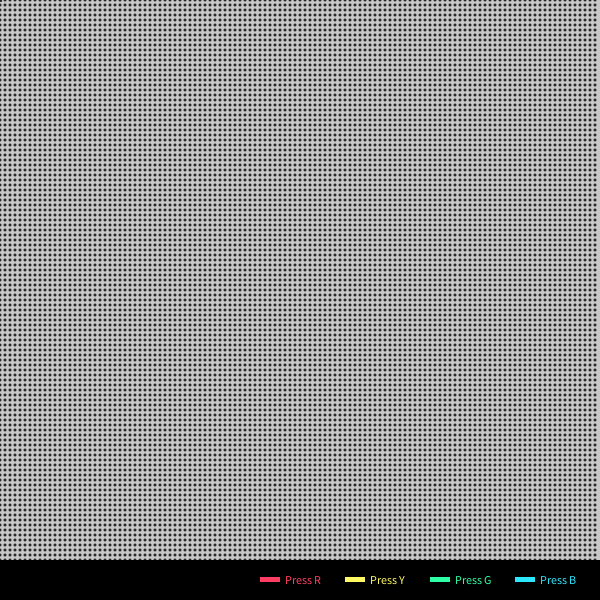
Frame 1 (no input)
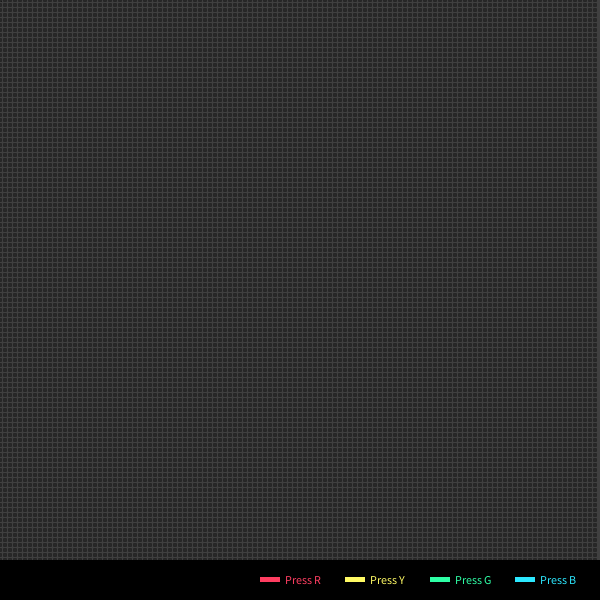
Frame 60 (the mouse pressed at the canvas centre just before this capture)
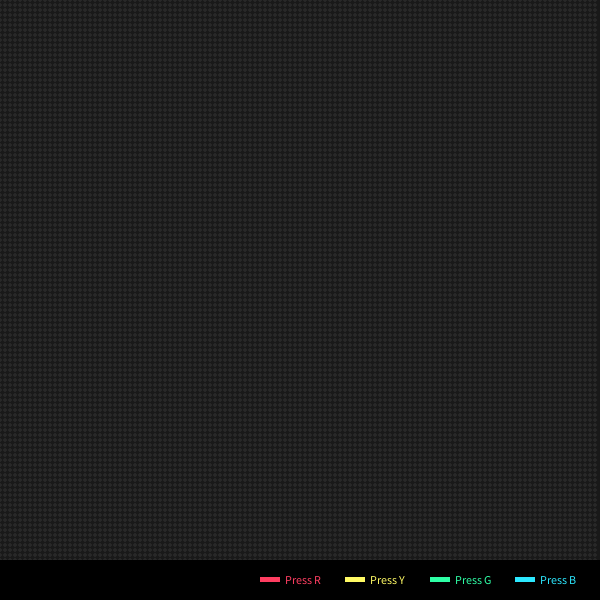
Frame 120 (the mouse held since frame 60 and released just before this capture)

The Processing sketch that drew these frames (run headless with seeded random() and noise(); from frame 60 on, the mouse is pressed at the canvas centre):

// Processing sketch: processing_133473
// ── processing_133473.pde

void setup() {
size (600,600);
}

void draw(){
 fill(0, 0, 0, 5);
  rect(-10, -10, 2400, 2400);
// for (init, test, update) {do this}
for (int x = 0; x<width; x=x+5) {
  //line (x,0,x,height);
   
  for (int y = 0; y<height; y=y+5) { 
    noStroke();
    fill(40);
    ellipse(x,y,3,3);
     }
       if (key =='b') {
    fill(#2CE8FF);
  
  }
 
  if (key =='y') {
    fill(#FFFA64);

  }
 
  if (key =='g') {
    fill(#2EFFA6);
   
  }
  
  if (key == 'r') {
    fill(#FF3E61);
  }
  
 ellipse(mouseX,mouseY,3,3);
 
}
fill(0);
rect(0,560,600,600);

  textSize(12);
 

fill(#FF3E61);
rect(260, 577, 20, 5);
text("Press R", 285, 584);

fill(#FFFA64);
rect(345, 577, 20, 5);
text("Press Y", 370, 584);

fill(#2EFFA6);
rect(430, 577, 20, 5);
text("Press G", 455, 584);

fill(#2CE8FF);
rect(515, 577, 20, 5);
text("Press B", 540, 584);
  

}
